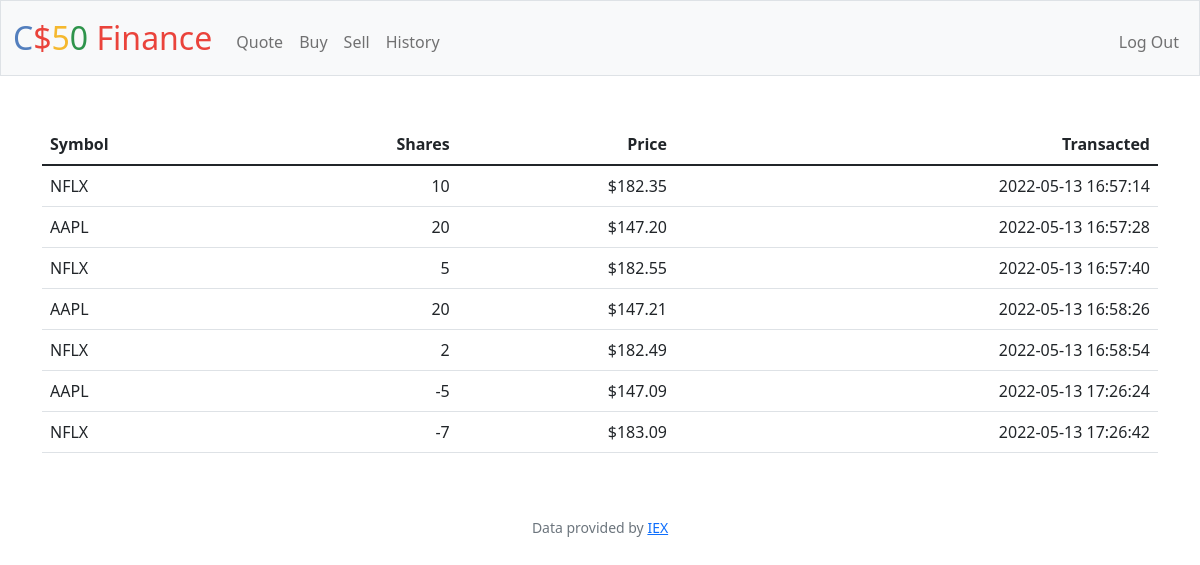
Screenshot of /history (signed in) with the database file from the repository.
### tables this page shows
CREATE TABLE transactions (
    id INTEGER PRIMARY KEY AUTOINCREMENT,
    user_id INTEGER NOT NULL,
    symbol TEXT NOT NULL,
    name TEXT NOT NULL,
    price NUMERIC NOT NULL,
    shares INTEGER NOT NULL,
    type TEXT NOT NULL,
    time TIMESTAMP DEFAULT CURRENT_TIMESTAMP,
    FOREIGN KEY(user_id) REFERENCES users(id)
);

### app.py (the view)
@app.route("/history")
@login_required
def history():
    user_id = session["user_id"]
    stocks = db.execute("SELECT symbol, name, shares, price, time FROM transactions WHERE user_id = ?", user_id)
    return render_template("history.html", stocks=stocks, usd=usd)

### app.py (called while the page is built)
@app.after_request
def after_request(response):
    response.headers["Cache-Control"] = "no-cache, no-store, must-revalidate"
    response.headers["Expires"] = 0
    response.headers["Pragma"] = "no-cache"
    return response

### helpers.py (called while the page is built)
def login_required(f):
    @wraps(f)
    def decorated_function(*args, **kwargs):
        if session.get("user_id") is None:
            return redirect("/login")
        return f(*args, **kwargs)
    return decorated_function

def usd(value):
    return f"${value:,.2f}"

### templates/history.html (shortened to what this page needs)
{% extends "layout.html" %}
{% block main %}
<table class="table">
    <thead>
        <tr>
            <th class="text-start">Symbol</th>
            <th class="text-end">Shares</th>
            <th class="text-end">Price</th>
            <th class="text-end">Transacted</th>
        </tr>
    </thead>
    <tbody>
        {% for stock in stocks %}
            <tr>
                <td class="text-start">{{stock["symbol"]}}</td>
                <td class="text-end">{{stock["shares"]}}</td>
                <td class="text-end">{{usd(stock["price"])}}</td>
                <td class="text-end">{{stock["time"]}}</td>
            </tr>
        {% endfor %}
    </tbody>
</table>
{% endblock %}

### rows the page displays
transactions: symbol "NFLX", shares "10", price "$182.35", time "2022-05-13 16:57:14"
transactions: symbol "AAPL", shares "20", price "$147.20", time "2022-05-13 16:57:28"
transactions: symbol "NFLX", shares "5", price "$182.55", time "2022-05-13 16:57:40"
transactions: symbol "AAPL", shares "20", price "$147.21", time "2022-05-13 16:58:26"
transactions: symbol "NFLX", shares "2", price "$182.49", time "2022-05-13 16:58:54"
transactions: symbol "AAPL", shares "-5", price "$147.09", time "2022-05-13 17:26:24"
transactions: symbol "NFLX", shares "-7", price "$183.09", time "2022-05-13 17:26:42"
